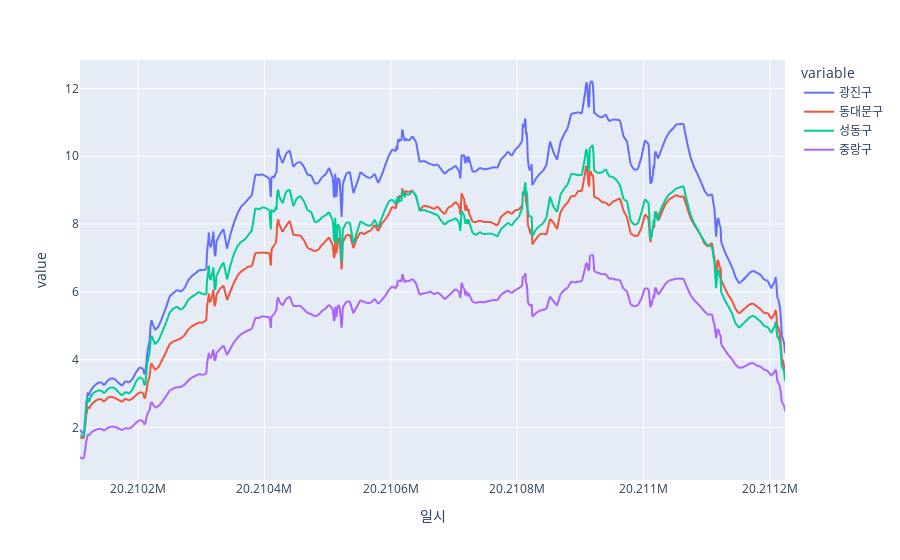

The code cell stored with this chart in its notebook:
### Code cell
df_train[(df_train['일시'] > 20210000) & (df_train['일시'] <20220000)].rolling(window=15).mean().plot(x="일시",y=['광진구','동대문구','성동구','중랑구'])

### Figure 1 — Plotly figure (JSON) as saved in the notebook; plotly's stock layout.template omitted (floating-point values rounded to 4 significant figures; data arrays with more than 128 entries replaced by an {"elided": "..."} marker saying what was removed)
{"data": [{"hovertemplate": "variable=광진구<br>일시=%{x}<br>value=%{y}<extra></extra>", "legendgroup": "광진구", "line": {"color": "#636efa", "dash": "solid"}, "marker": {"symbol": "circle"}, "mode": "lines", "name": "광진구", "showlegend": true, "type": "scattergl", "x": {"elided": "365 float values"}, "xaxis": "x", "y": {"elided": "365 float values"}, "yaxis": "y"}, {"hovertemplate": "variable=동대문구<br>일시=%{x}<br>value=%{y}<extra></extra>", "legendgroup": "동대문구", "line": {"color": "#EF553B", "dash": "solid"}, "marker": {"symbol": "circle"}, "mode": "lines", "name": "동대문구", "showlegend": true, "type": "scattergl", "x": {"elided": "365 float values"}, "xaxis": "x", "y": {"elided": "365 float values"}, "yaxis": "y"}, {"hovertemplate": "variable=성동구<br>일시=%{x}<br>value=%{y}<extra></extra>", "legendgroup": "성동구", "line": {"color": "#00cc96", "dash": "solid"}, "marker": {"symbol": "circle"}, "mode": "lines", "name": "성동구", "showlegend": true, "type": "scattergl", "x": {"elided": "365 float values"}, "xaxis": "x", "y": {"elided": "365 float values"}, "yaxis": "y"}, {"hovertemplate": "variable=중랑구<br>일시=%{x}<br>value=%{y}<extra></extra>", "legendgroup": "중랑구", "line": {"color": "#ab63fa", "dash": "solid"}, "marker": {"symbol": "circle"}, "mode": "lines", "name": "중랑구", "showlegend": true, "type": "scattergl", "x": {"elided": "365 float values"}, "xaxis": "x", "y": {"elided": "365 float values"}, "yaxis": "y"}], "layout": {"legend": {"title": {"text": "variable"}, "tracegroupgap": 0}, "margin": {"t": 60}, "xaxis": {"anchor": "y", "domain": [0, 1], "title": {"text": "일시"}}, "yaxis": {"anchor": "x", "domain": [0, 1], "title": {"text": "value"}}}}
